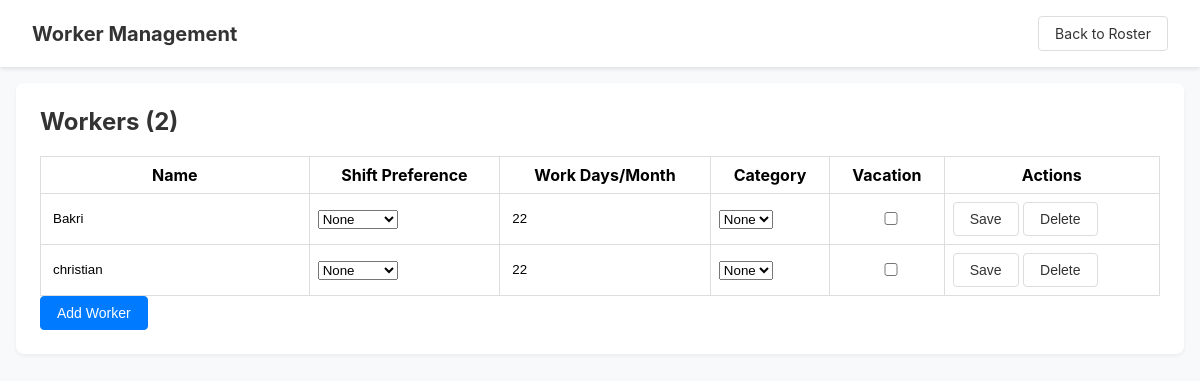
Page /workers (signed in) on the committed database.
### tables this page shows
CREATE TABLE workers (
                id INTEGER PRIMARY KEY AUTOINCREMENT,
                name TEXT NOT NULL,
                shift_preference TEXT,
                work_days_per_month INTEGER DEFAULT 20,
                category_id INTEGER,
                on_vacation INTEGER DEFAULT 0,
                vacation_start DATE,
                vacation_end DATE,
                created_at TIMESTAMP DEFAULT CURRENT_TIMESTAMP,
                FOREIGN KEY (category_id) REFERENCES categories(id)
            );

### app.py (the view)
@app.route('/workers')
@login_required
def workers():
    workers_list = db.get_workers()
    shifts = db.get_shifts()
    categories = db.get_categories()
    return render_template('workers.html',
                           workers=workers_list,
                           shifts=shifts,
                           categories=categories)

### app.py (called while the page is built)
def login_required(f):
    @wraps(f)
    def decorated(*args, **kwargs):
        if 'user_id' not in session:
            return redirect(url_for('login'))
        return f(*args, **kwargs)
    return decorated

@app.before_request
def debug_auth():
    app.logger.warning(
        "PATH=%s SECURE=%s USER_ID=%s TOKEN_EXISTS=%s",
        request.path,
        request.is_secure,
        session.get("user_id"),
        bool(session.get("token"))
    )

### database.py (called while the page is built)
    def get_workers(self) -> List[Dict]:
        cursor = self.conn.cursor()
        cursor.execute('''
            SELECT w.*, c.name as category_name, c.hours_per_week
            FROM workers w
            LEFT JOIN categories c ON w.category_id = c.id
            ORDER BY w.name
        ''')
        return [dict(row) for row in cursor.fetchall()]

    def get_categories(self) -> List[Dict]:
        cursor = self.conn.cursor()
        cursor.execute("SELECT * FROM categories WHERE is_active = 1 ORDER BY name")
        return [dict(row) for row in cursor.fetchall()]

    def get_shifts(self) -> List[Dict]:
        cursor = self.conn.cursor()
        cursor.execute("SELECT * FROM shifts WHERE is_active = 1 ORDER BY start_time")
        return [dict(row) for row in cursor.fetchall()]

### templates/workers.html (shortened to what this page needs)
<!DOCTYPE html>
<html lang="en">
<head>
    <link rel="stylesheet" href="{{ url_for('static', filename='css/roster.css') }}">
</head>
<body>
    <header>
        <div class="header-left">
            <h1>Worker Management</h1>
        </div>
        <div class="header-right">
            <a href="{{ url_for('roster') }}" class="btn">Back to Roster</a>
        </div>
    </header>
    <main class="settings-container">
        <section class="settings-section">
            <h2>Workers ({{ workers|length }})</h2>
            <div class="table-container">
                <table class="settings-table" id="workersTable">
                    <thead>
                        <tr>
                            <th>Name</th>
                            <th>Shift Preference</th>
                            <th>Work Days/Month</th>
                            <th>Category</th>
                            <th>Vacation</th>
                            <th>Actions</th>
                        </tr>
                    </thead>
                    <tbody>
                        {% for worker in workers %}
                        <tr data-id="{{ worker.id }}">
                            <td><input type="text" value="{{ worker.name }}" class="field-name"></td>
                            <td>
                                <select class="field-shift">
                                    <option value="">None</option>
                                </select>
                            </td>
                            <td><input type="number" value="{{ worker.work_days_per_month }}" class="field-days" min="0" max="31"></td>
                            <td>
                                <select class="field-category">
                                    <option value="">None</option>
                                </select>
                            </td>
                            <td>
                                <input type="checkbox" class="field-vacation" {% if worker.on_vacation %}checked{% endif %}>
                            </td>
                            <td>
                                <button onclick="saveWorker(this)" class="btn btn-small">Save</button>
                                <button onclick="deleteWorker({{ worker.id }}, this)" class="btn btn-small btn-danger">Delete</button>
                            </td>
                        </tr>
                        {% endfor %}
                    </tbody>
                </table>
            </div>
            <button onclick="addWorkerRow()" class="btn btn-primary">Add Worker</button>
        </section>
    </main>
</body>
</html>

### static/css/roster.css (style rules this page uses)
body { font-family: -apple-system, BlinkMacSystemFont, 'Segoe UI', Roboto, sans-serif; background: #f8f9fa; margin: 0; padding: 0; }
header { background: #fff; padding: 1rem 2rem; display: flex; justify-content: space-between; align-items: center; box-shadow: 0 2px 4px rgba(0,0,0,0.1); position: sticky; top: 0; z-index: 100; }
.header-left h1 { margin: 0; color: #333; font-size: 1.25rem; }
.header-right { display: flex; gap: 0.5rem; }
.btn { padding: 0.5rem 1rem; border: 1px solid #ddd; background: #fff; color: #333; border-radius: 4px; cursor: pointer; font-size: 0.875rem; text-decoration: none; display: inline-block; }
.btn-primary { background: #007bff; color: white; border-color: #007bff; }
.settings-container { max-width: 1200px; margin: 0 auto; padding: 1rem; }
.settings-section { background: #fff; padding: 1.5rem; margin-bottom: 1.5rem; border-radius: 8px; box-shadow: 0 2px 4px rgba(0,0,0,0.05); }
.settings-section h2 { margin-top: 0; color: #333; }
.settings-table { width: 100%; border-collapse: collapse; }
.settings-table th, .settings-table td { border: 1px solid #ddd; padding: 0.5rem; }
.settings-table input { width: 100%; padding: 0.25rem; border: none; }

### rows in the picture
workers: name "Bakri", work_days_per_month "22"
workers: name "christian", work_days_per_month "22"

### other values in the picture
{{ workers|length }} "2"
